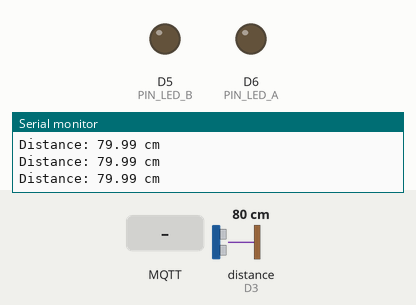
Simulated run of this sketch. Board: Arduino Nano 33 IoT. Parts: output pins drawn as LEDs (lit = HIGH), the last lines printed to the serial monitor. Wiring (inferred from the names in the program): ultrasonic range finder: trigger D2; echo D3. The test bench sets the inputs (shaded band); at power-on: distance to the obstacle (sensor on D3) 80 cm. The echo pulse lasts 58.3 µs per cm; WiFi joins after 1.5 s; servers stay silent unless stated; no MQTT or app messages arrive unless stated; pins used as bus, display or sensor lines are not drawn.

Above: at 2.7 s.
2.8 s: MQTT message "1" arrives on the first subscribed topic
At 3.6 s:
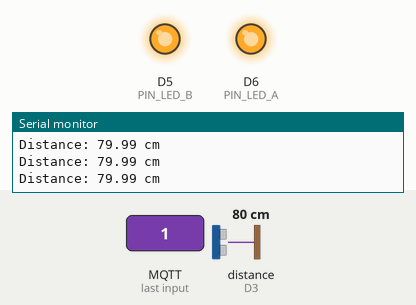
4.4 s: distance to the obstacle (sensor on D3) set to 54 cm
5.9 s: distance to the obstacle (sensor on D3) set to 47 cm
Timing chart, 0 to 8.9 s (numbered marks = the images above; inputs shaded):
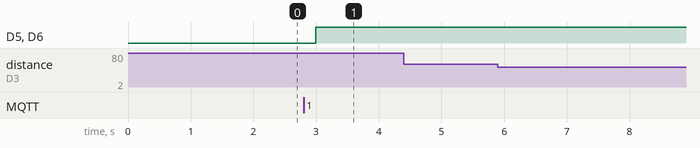

The sketch:

sketch_sep1a.ino
```cpp
#include <WiFiNINA.h>
#include <ArduinoMqttClient.h>

// ---------- Network credentials ----------
char wifiSSID[] = "Redmi Note 13 5G";
char wifiPass[] = "akash@123";

// ---------- MQTT setup ----------
WiFiClient netClient;
MqttClient mqtt(netClient);

const char MQTT_BROKER[] = "broker.emqx.io";
const int  MQTT_PORT     = 1883;

const char TOPIC_WAVE[] = "ES/Wave";
const char TOPIC_PAT[]  = "ES/Pat";

// ---------- Pin mapping ----------
const int PIN_LED_A = 6;
const int PIN_LED_B = 5;

const int PIN_TRIG = 2;
const int PIN_ECHO = 3;

// ---------- Distance thresholds (cm) ----------
const float PAT_MIN  = 0;
const float PAT_MAX  = 10;
const float WAVE_MIN = 20;
const float WAVE_MAX = 50;

const unsigned long ACTION_COOLDOWN_MS = 2000;
const unsigned long LOOP_DELAY_MS      = 200;


// ---------- MQTT message handler ----------
void handleIncomingMessage(int payloadSize) {
  String incomingTopic = mqtt.messageTopic();

  Serial.print("MQTT message received on: ");
  Serial.println(incomingTopic);
  Serial.print("Message: ");

  while (mqtt.available()) {
    Serial.print((char)mqtt.read());
  }
  Serial.println();

  if (incomingTopic == TOPIC_WAVE) {
    setLeds(HIGH);
    Serial.println("Wave topic received -> LEDs turned ON");
  } else if (incomingTopic == TOPIC_PAT) {
    setLeds(LOW);
    Serial.println("Pat topic received -> LEDs turned OFF");
  }
}

void setLeds(uint8_t state) {
  digitalWrite(PIN_LED_A, state);
  digitalWrite(PIN_LED_B, state);
}

// ---------- Ultrasonic distance reading ----------
float readDistanceCm() {
  digitalWrite(PIN_TRIG, LOW);
  delayMicroseconds(2);
  digitalWrite(PIN_TRIG, HIGH);
  delayMicroseconds(10);
  digitalWrite(PIN_TRIG, LOW);

  long echoTime = pulseIn(PIN_ECHO, HIGH, 30000);

  if (echoTime == 0) {
    return -1;
  }

  return (echoTime * 0.0343f) / 2.0f;
}

// ---------- MQTT publish helpers ----------
void sendEvent(const char* topic, const char* label) {
  Serial.print(label);
  Serial.println(" DETECTED");

  mqtt.beginMessage(topic);
  mqtt.print("Aakash");
  mqtt.endMessage();

  Serial.print("Published to ");
  Serial.println(topic);
}

// ---------- Connection setup helpers ----------
void connectWiFi() {
  Serial.println("Connecting to Wi-Fi...");
  while (WiFi.begin(wifiSSID, wifiPass) != WL_CONNECTED) {
    Serial.println("Trying again...");
    delay(5000);
  }
  Serial.println("Wi-Fi connected!");
}

void connectMqtt() {
  mqtt.setId("Nano33Iot-Aakash");
  mqtt.onMessage(handleIncomingMessage);

  Serial.println("Connecting to MQTT...");

  if (!mqtt.connect(MQTT_BROKER, MQTT_PORT)) {
    Serial.print("MQTT connection failed. Error = ");
    Serial.println(mqtt.connectError());
    while (true) { /* halt */ }
  }

  Serial.println("MQTT connected!");

  mqtt.subscribe(TOPIC_WAVE);
  mqtt.subscribe(TOPIC_PAT);

  Serial.println("Subscribed to ES/Wave");
  Serial.println("Subscribed to ES/Pat");
}

// ---------- Setup ----------
void setup() {
  Serial.begin(9600);
  while (!Serial) { ; }

  pinMode(PIN_LED_A, OUTPUT);
  pinMode(PIN_LED_B, OUTPUT);
  setLeds(LOW);

  pinMode(PIN_TRIG, OUTPUT);
  pinMode(PIN_ECHO, INPUT);

  connectWiFi();
  connectMqtt();

  Serial.println("System ready!");
}

// ---------- Main loop ----------
void loop() {
  mqtt.poll();

  float dist = readDistanceCm();

  Serial.print("Distance: ");
  Serial.print(dist);
  Serial.println(" cm");

  if (dist > PAT_MIN && dist <= PAT_MAX) {
    sendEvent(TOPIC_PAT, "PAT");
    delay(ACTION_COOLDOWN_MS);
  }
  else if (dist > WAVE_MIN && dist <= WAVE_MAX) {
    sendEvent(TOPIC_WAVE, "WAVE");
    delay(ACTION_COOLDOWN_MS);
  }

  delay(LOOP_DELAY_MS);
}
```

Measured:
- after the input at 2.8 s, D5 (PIN_LED_B), D6 (PIN_LED_A): LOW → HIGH after 0.19 s
